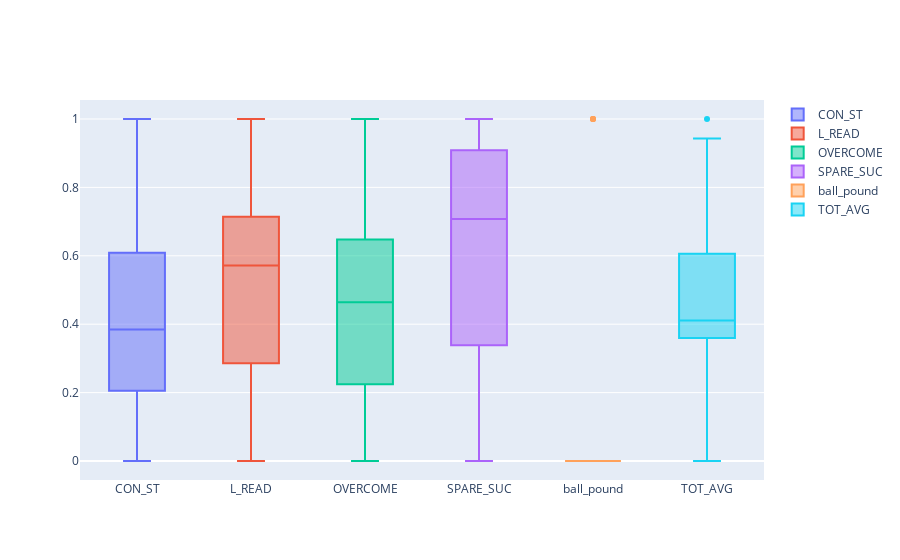

Source (notebook cell):
### Code cell
fig= go.Figure()
fig.add_traces(go.Box(y=bowling_mms_pd['CON_ST'],name='CON_ST'))
fig.add_traces(go.Box(y=bowling_mms_pd['L_READ'],name='L_READ'))
fig.add_traces(go.Box(y=bowling_mms_pd['OVERCOME'],name='OVERCOME'))
fig.add_traces(go.Box(y=bowling_mms_pd['SPARE_SUC'],name='SPARE_SUC'))
fig.add_traces(go.Box(y=bowling_mms_pd['ball_pound'],name='ball_pound'))
fig.add_traces(go.Box(y=bowling_mms_pd['TOT_AVG'],name='TOT_AVG'))

### Figure 1 — Plotly figure (JSON) as saved in the notebook; plotly's stock layout.template omitted (floating-point values rounded to 4 significant figures)
{"data": [{"name": "CON_ST", "type": "box", "y": [0.5077, 0.9231, 0, 0.3846, 0.1795, 0.3846, 0.5897, 0.5897, 0.7949, 0.1795, 0.6154, 0.07692, 0.7692, 0.1795, 0.2821, 0.3846, 1, 0.2821, 0.2821]}, {"name": "L_READ", "type": "box", "y": [0.5714, 0.25, 0.4643, 0.6786, 0.7143, 1.0, 0.8571, 0.5714, 0.4286, 0.2857, 0.5714, 1.0, 0.1429, 0.2857, 1.0, 0.7143, 0, 0.7143, 0.1429]}, {"name": "OVERCOME", "type": "box", "y": [0.5483, 0.6047, 0.2627, 0.2314, 0.7593, 0.4533, 0.7502, 0.6093, 0.464, 0.5199, 0.3835, 0.2224, 0.186, 0.6608, 0.07929, 0.03877, 0.7145, 1, 0]}, {"name": "SPARE_SUC", "type": "box", "y": [0.9736, 0.568, 0.2557, 0.8575, 0.4746, 0.1853, 0.9947, 0, 0.2366, 0.293, 0.4836, 0.639, 1.0, 0.7807, 0.9283, 0.7404, 0.7076, 0.7365, 0.9261]}, {"name": "ball_pound", "type": "box", "y": [0, 0, 0, 0, 0, 0, 0, 0, 0, 0, 1, 0, 1, 0, 0, 0, 1, 0, 0]}, {"name": "TOT_AVG", "type": "box", "y": [0.43, 0.9433, 0, 0.3739, 0.1331, 0.09348, 0.5014, 0.5751, 0.6771, 0.3824, 0.5609, 0.08924, 0.6161, 0.3598, 0.4108, 0.3598, 1.0, 0.6317, 0.3598]}], "layout": {}}
